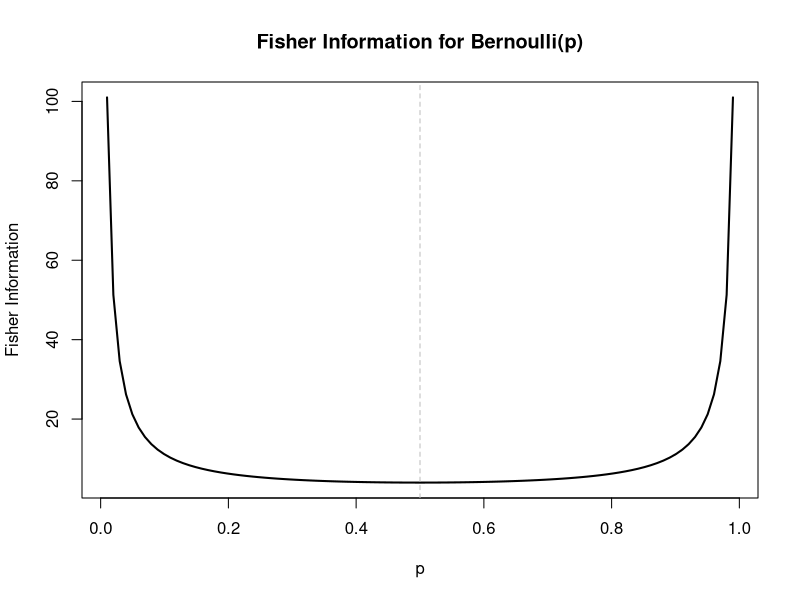

Recreate this plot in R.
## ---- chunk 1
# functional form
fisher_info <- function(p, n) {
  return(n * (1/p + 1/(1 - p)))
}

# setup
p_values <- seq(0.01, 0.99, length.out = 100)
n <- 1
I_values <- fisher_info(p_values, n)

# plot
plot(x = p_values,
     y = I_values, 
     type = "l", 
     col = "black", lwd = 2,
     xlab = "p", ylab = "Fisher Information",
     main = "Fisher Information for Bernoulli(p)")
abline(v = 0.5, lty = 2, col = "gray")
